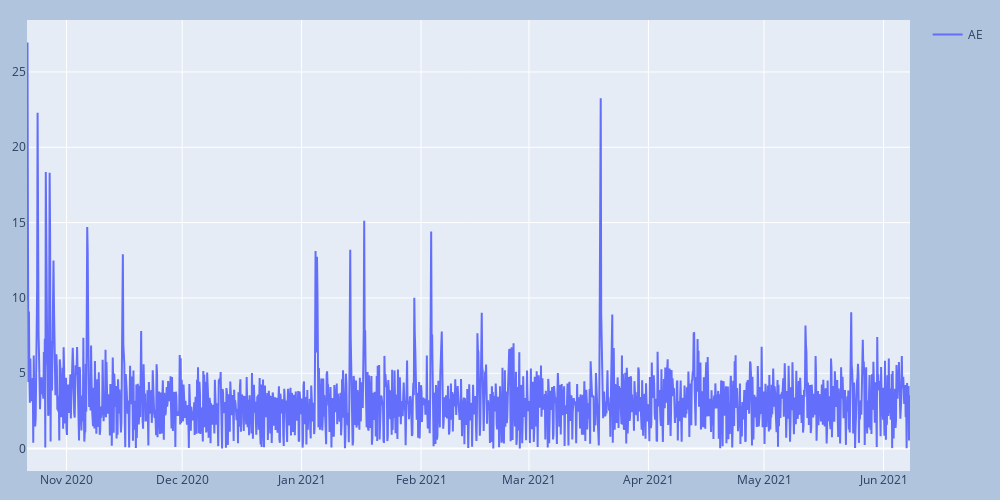

Source (notebook cell):
### Code cell
ae = df['AE'].to_frame()
plot_trace(ae, ['AE'])

### Figure 1 — Plotly figure (JSON) as saved in the notebook; plotly's stock layout.template omitted (floating-point values rounded to 4 significant figures; data arrays with more than 128 entries replaced by an {"elided": "..."} marker saying what was removed)
{"data": [{"mode": "lines", "name": "AE", "type": "scatter", "x": {"elided": "1834 str values"}, "y": {"elided": "1834 float values"}}], "layout": {"height": 500, "margin": {"b": 20, "l": 20, "r": 20, "t": 20}, "paper_bgcolor": "LightSteelBlue", "showlegend": true, "width": 1000}}
